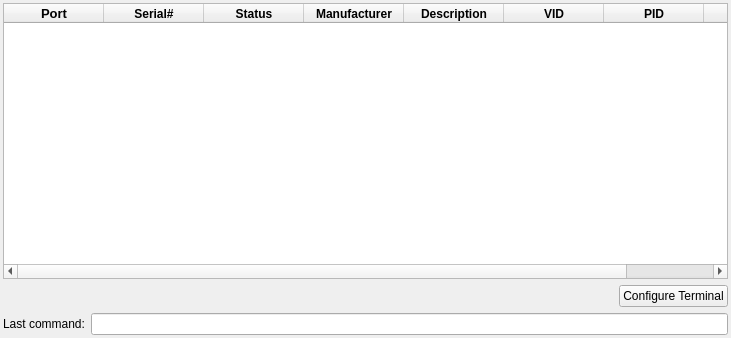
<?xml version="1.0" encoding="UTF-8"?>
<ui version="4.0">
 <class>Widget</class>
 <widget class="QWidget" name="Widget">
  <property name="geometry">
   <rect>
    <x>0</x>
    <y>0</y>
    <width>731</width>
    <height>338</height>
   </rect>
  </property>
  <property name="sizePolicy">
   <sizepolicy hsizetype="Preferred" vsizetype="Preferred">
    <horstretch>0</horstretch>
    <verstretch>0</verstretch>
   </sizepolicy>
  </property>
  <property name="windowTitle">
   <string>Serial ports</string>
  </property>
  <property name="windowIcon">
   <iconset>
    <normaloff>resources/qlsuart.png</normaloff>resources/qlsuart.png</iconset>
  </property>
  <property name="windowOpacity">
   <double>1.000000000000000</double>
  </property>
  <layout class="QHBoxLayout" name="horizontalLayout">
   <property name="leftMargin">
    <number>3</number>
   </property>
   <property name="topMargin">
    <number>3</number>
   </property>
   <property name="rightMargin">
    <number>3</number>
   </property>
   <property name="bottomMargin">
    <number>3</number>
   </property>
   <item>
    <layout class="QVBoxLayout" name="verticalLayout">
     <item>
      <widget class="QTableWidget" name="tblSerialPorts">
       <column>
        <property name="text">
         <string>Port</string>
        </property>
        <property name="font">
         <font>
          <pointsize>10</pointsize>
          <weight>75</weight>
          <bold>true</bold>
         </font>
        </property>
       </column>
       <column>
        <property name="text">
         <string>Serial#</string>
        </property>
        <property name="font">
         <font>
          <weight>75</weight>
          <bold>true</bold>
         </font>
        </property>
       </column>
       <column>
        <property name="text">
         <string>Status</string>
        </property>
        <property name="font">
         <font>
          <weight>75</weight>
          <bold>true</bold>
         </font>
        </property>
        <property name="textAlignment">
         <set>AlignHCenter|AlignVCenter|AlignCenter</set>
        </property>
       </column>
       <column>
        <property name="text">
         <string>Manufacturer</string>
        </property>
        <property name="font">
         <font>
          <weight>75</weight>
          <bold>true</bold>
         </font>
        </property>
       </column>
       <column>
        <property name="text">
         <string>Description</string>
        </property>
        <property name="font">
         <font>
          <weight>75</weight>
          <bold>true</bold>
         </font>
        </property>
       </column>
       <column>
        <property name="text">
         <string>VID</string>
        </property>
        <property name="font">
         <font>
          <weight>75</weight>
          <bold>true</bold>
         </font>
        </property>
       </column>
       <column>
        <property name="text">
         <string>PID</string>
        </property>
        <property name="font">
         <font>
          <weight>75</weight>
          <bold>true</bold>
         </font>
        </property>
       </column>
       <column>
        <property name="text">
         <string>Location</string>
        </property>
        <property name="font">
         <font>
          <weight>75</weight>
          <bold>true</bold>
         </font>
        </property>
       </column>
      </widget>
     </item>
     <item>
      <layout class="QHBoxLayout" name="horizontalLayout_2">
       <item>
        <spacer name="horizontalSpacer">
         <property name="orientation">
          <enum>Qt::Horizontal</enum>
         </property>
         <property name="sizeHint" stdset="0">
          <size>
           <width>40</width>
           <height>20</height>
          </size>
         </property>
        </spacer>
       </item>
       <item>
        <widget class="QPushButton" name="btnConfigureTerminal">
         <property name="text">
          <string>Configure Terminal</string>
         </property>
        </widget>
       </item>
      </layout>
     </item>
     <item>
      <layout class="QHBoxLayout" name="horizontalLayout_4">
       <item>
        <widget class="QLabel" name="label">
         <property name="sizePolicy">
          <sizepolicy hsizetype="Maximum" vsizetype="Preferred">
           <horstretch>0</horstretch>
           <verstretch>0</verstretch>
          </sizepolicy>
         </property>
         <property name="text">
          <string>Last command:</string>
         </property>
        </widget>
       </item>
       <item>
        <widget class="QLineEdit" name="lineLastExecutedCommand">
         <property name="readOnly">
          <bool>true</bool>
         </property>
        </widget>
       </item>
      </layout>
     </item>
    </layout>
   </item>
  </layout>
 </widget>
 <layoutdefault spacing="6" margin="11"/>
 <resources/>
 <connections>
  <connection>
   <sender>btnConfigureTerminal</sender>
   <signal>clicked()</signal>
   <receiver>Widget</receiver>
   <slot>OnConfigureClicked()</slot>
   <hints>
    <hint type="sourcelabel">
     <x>668</x>
     <y>323</y>
    </hint>
    <hint type="destinationlabel">
     <x>775</x>
     <y>324</y>
    </hint>
   </hints>
  </connection>
 </connections>
 <slots>
  <slot>OnConfigureClicked()</slot>
 </slots>
</ui>
